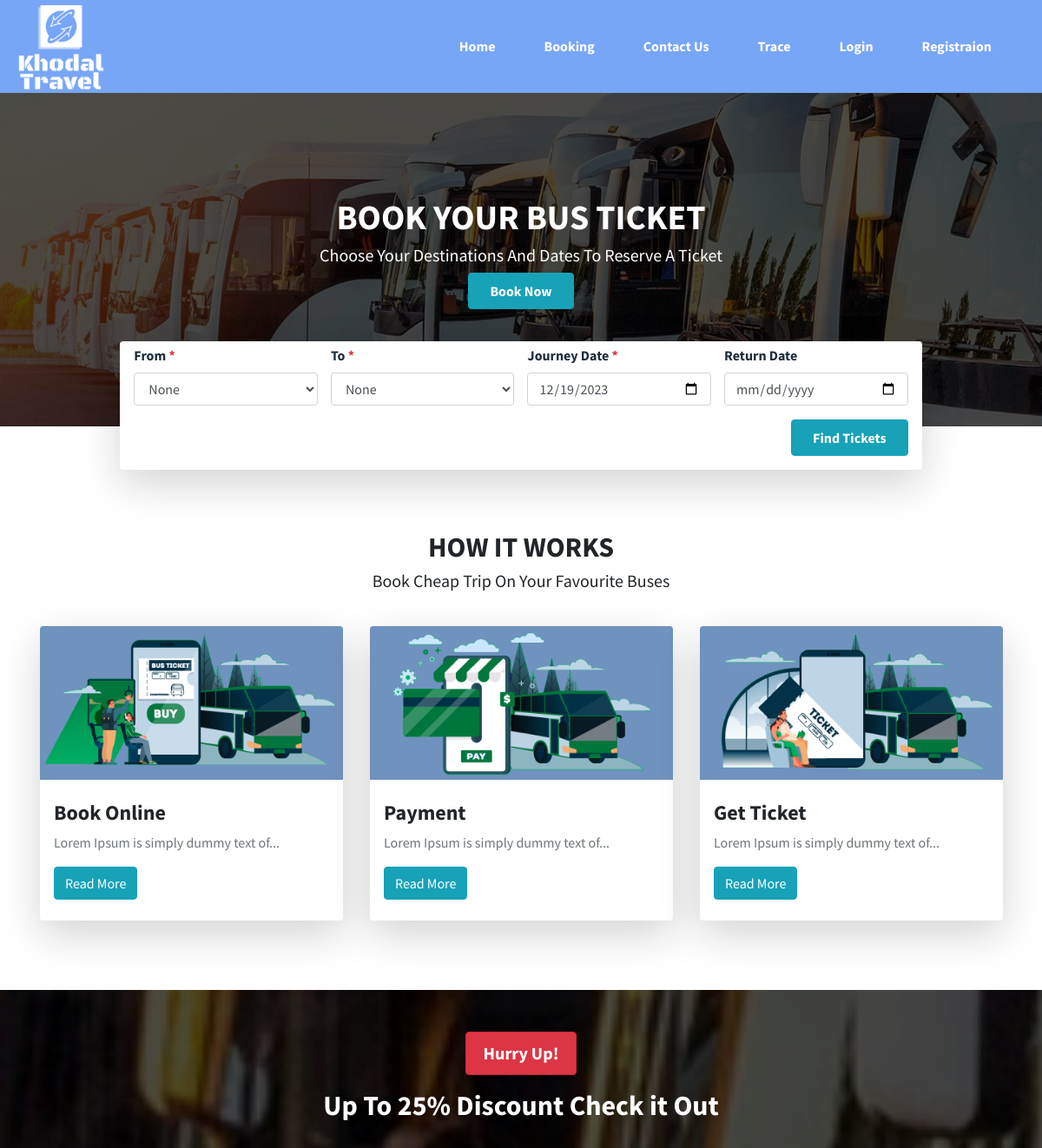
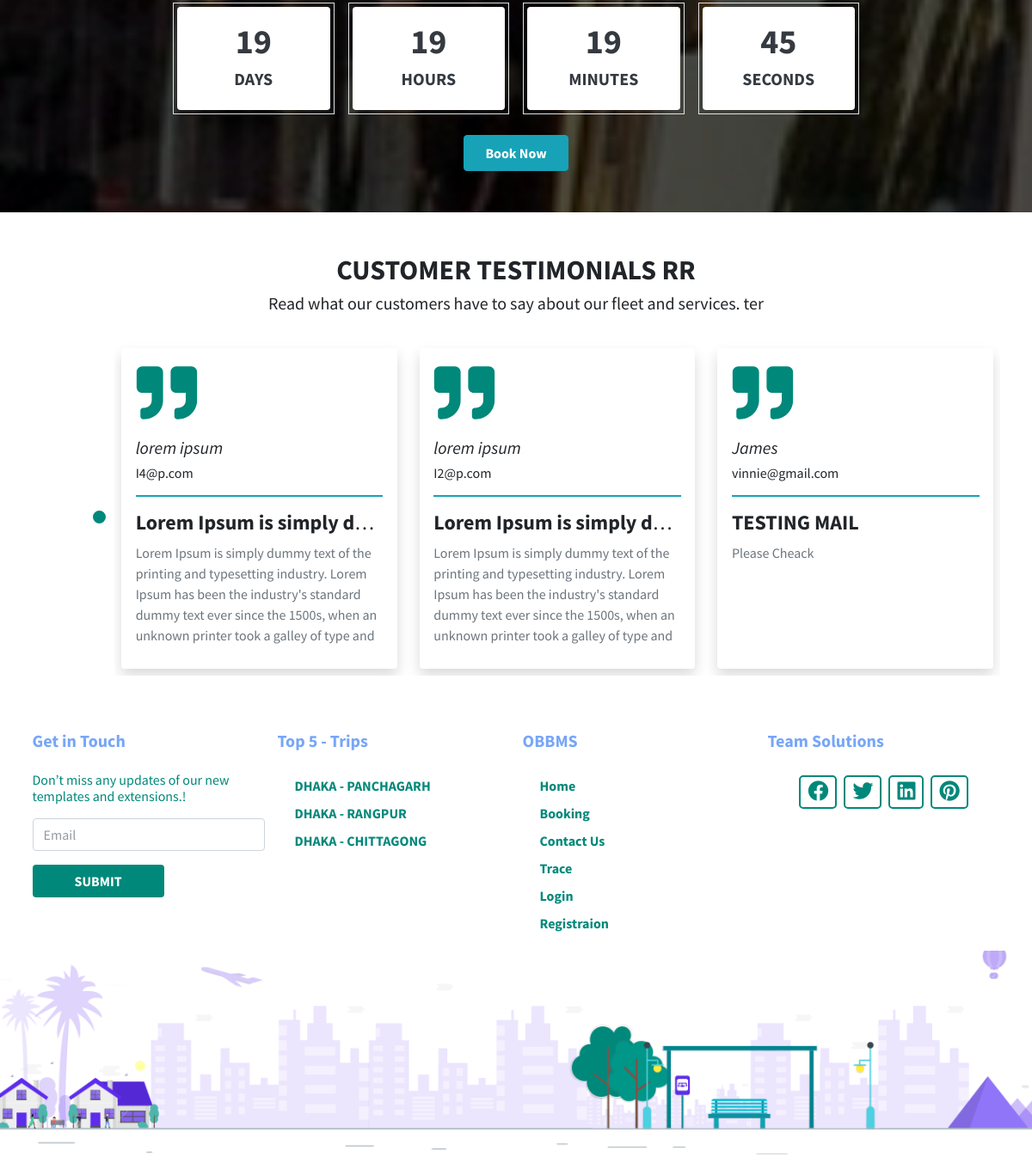
The page / on the database its author committed (2 pictures, top to bottom).
### tables this page shows
CREATE TABLE `inquiry` (
  `id` int(11) NOT NULL,
  `name` text NOT NULL,
  `email` text NOT NULL,
  `mobile_no` text NOT NULL,
  `subject` text NOT NULL,
  `message` text NOT NULL,
  `status` text NOT NULL
);

CREATE TABLE `trip` (
  `id` int(11) NOT NULL,
  `trip_pick_up` text NOT NULL,
  `trip_drop` text NOT NULL,
  `stoppage_point` text NOT NULL,
  `schedule_time` text NOT NULL,
  `boarding_point` text NOT NULL,
  `dropping_point` text NOT NULL,
  `children_seat` text NOT NULL,
  `children_fair` text NOT NULL,
  `special_seat` text NOT NULL,
  `special_fair` text NOT NULL,
  `adult_fair` text NOT NULL,
  `distance` text NOT NULL,
  `approximate_time` text NOT NULL,
  `start_date` text NOT NULL,
  `weekend` text NOT NULL,
  `facility` text NOT NULL,
  `fleet_type` text NOT NULL,
  `vehical_list` text NOT NULL,
  `company_name` text NOT NULL,
  `employee` text NOT NULL,
  `status` text NOT NULL
);

### index.php (the view, shortened to what this page needs)
<?php
include('./admin/CRUD/db_connection.php');
include('components/head_links.php');
include('components/header.php');
?>
<div class="pb-4">
    <form action="ticket_booking.php" method="post">
        <div id="HomePage" class="position-relative mb-5">
            <div class="Bus_Image position-relative">
                <img src="Images/Bus_Home.jpg" alt="" class="w-100">
            </div>
            <div class="position-absolute w-100 h-100 d-md-block d-none" style="top: 0;left: 0;z-index:1;">
                <div class="container h-100 text-white d-flex flex-column justify-content-center align-items-center">
                    <h1><b>BOOK YOUR BUS TICKET</b></h1>
                    <h5>Choose Your Destinations And Dates To Reserve A Ticket</h5>
                    <input type="submit" value="Book Now" class="btn btn-info py-2 px-4" style="font-weight: bold;">
                </div>
            </div>
            <div class="findTicket position-absolute w-100" style="left: 0;z-index:1;">
                <div
                    class="container h-100 d-flex flex-column justify-content-md-end justify-content-center align-items-center px-3">
                    <div class="row w-100">
                        <div class="col-lg-10 col-12 bg-white shadow-lg py-1 pb-3 px-3 mx-auto rounded">
                            <div class="row">
                                <div class="col-12 col-sm-6 col-md-3">
                                    <div class="form-group">
                                        <label for="trip_pick_up">From <span class="text-danger">*</span> </label>
                                        <select class="form-control" name="trip_pick_up" id="trip_pick_up" required>
                                            <option value="">None</option>
                                        </select>
                                    </div>
                                </div>
                                <div class="col-12 col-sm-6 col-md-3">
                                    <div class="form-group">
                                        <label for="trip_drop">To <span class="text-danger">*</span> </label>
                                        <select class="form-control" name="trip_drop" id="trip_drop" required>
                                            <option value="">None</option>
                                        </select>
                                    </div>
                                </div>
                                <div class="col-12 col-sm-6 col-md-3">
                                    <div class="form-group">
                                        <label for="trip_start_date">Journey Date <span
                                                class="text-danger">*</span></label>
                                        <input type="date" class="form-control" name="trip_start_date"
                                            id="trip_start_date" placeholder="Journey Date ..." required
                                            onfocus="set_clear_date()" value="<?php echo date("Y-m-d"); ?>">
                                    </div>
                                </div>
                                <div class="col-12 col-sm-6 col-md-3">
                                    <div class="form-group">
                                        <label for="trip_end_date">Return Date </label>
                                        <input type="date" class="form-control" name="trip_end_date" id="trip_end_date"
                                            placeholder="Return Date ..." onfocus="set_return_date()">
                                    </div>
                                </div>
                                <div class="col-12 d-flex justify-content-end">
                                    <input type="submit" value="Find Tickets" class="btn btn-info py-2 px-4"
                                        style="font-weight: bold;">
                                </div>
                            </div>
                        </div>
                    </div>
                </div>
            </div>
        </div>
    </form>
</div>
<div class="container my-5">
    <div class="text-center">
        <h2>
            <b>HOW IT WORKS</b>
        </h2>
        <h5>
            Book Cheap Trip On Your Favourite Buses
        </h5>
    </div>
    <?php
    $work = array(["image" => "Work-1.png", "head" => "Book Online"], ["image" => "Work-2.png", "head" => "Payment"], ["image" => "Work-3.png", "head" => "Get Ticket"]);
    ?>
    <div>
        <div class="row py-4">
            <?php
            for ($num = 0; $num < count($work); $num++) {
                ?>
                <div class="col-lg-4 col-md-6 col-12">
                    <div class="card shadow-lg overflow-hidden m-2">
                        <div class="row">
                            <div class="col-12">
                                <img src="Images/<?php echo $work[$num]["image"]; ?>" alt="" class="w-100"
                                    style="object-fit: cover;">
                            </div>
                            <div class="col-12 p-4">
                                <h4>
                                    <b>
                                        <?php echo $work[$num]["head"]; ?>
                                    </b>
                                </h4>
                                <p class="text-secondary">Lorem Ipsum is simply dummy text of...</p>
                                <button class="btn btn-info">Read More</button>
                            </div>
                        </div>
                    </div>
                </div>
                <?php
            }
            ?>
        </div>
    </div>
</div>
<div>
    <div class="mb-5">
        <div class="w-100 h-100 py-5" id="Book_Discount" style="top: 0;left: 0;z-index:1;">
            <div class="container h-100 text-white d-flex flex-column justify-content-center align-items-center">
                <h5 class="alert alert-danger"><b>Hurry Up!</b></h5>
                <h2 class="text-center"><b>Up To 25% Discount Check it Out</b></h2>
                <div class="row w-100 my-3 justify-content-center">
                    <?php
                    $time = array(["id" => "discount_days", "title" => "DAYS"], ["id" => "discount_hours", "title" => "HOURS"], ["id" => "discount_minutes", "title" => "MINUTES"], ["id" => "discount_seconds", "title" => "SECONDS"]);
                    for ($num = 0; $num < count($time); $num++) {
                        ?>
                        <div class="col-md-2 col-sm-4 col-5 text-dark text-center border m-2 p-1">
                            <div class="card py-3 m-0">
                                <h1><b id="<?php echo $time[$num]["id"]; ?>">-</b></h1>
                                <h5>
                                    <b>
                                        <?php echo $time[$num]["title"]; ?>
                                    </b>
                                </h5>
                            </div>
                        </div>
                        <?php
                    }
                    ?>
                </div>
                <a href="ticket_booking.php" class="btn btn-info py-2 px-4"><b>Book Now</b></a>
            </div>
        </div>
    </div>
</div>
<div class="container">
    <div class="text-center">
        <h2>
            <b>CUSTOMER TESTIMONIALS RR</b>
        </h2>
        <h5>
            Read what our customers have to say about our fleet and services. ter
        </h5>
    </div>
    <div>
        <div class="py-4">
            <div class="row">
                <div class="offset-1 col-11">
                    <div class="owl-carousel owl-theme" id="HomeClientSlider">
                        <?php
                        $query = "SELECT * FROM `inquiry` WHERE `status` = 1;";
                        $result = mysqli_query($con, $query);
                        while ($row = mysqli_fetch_assoc($result)) {
                            ?>
                            <div class="item h-100">
                                <div class="card shadow overflow-hidden m-2 h-100 pt-2">
                                    <div class="row h-100 align-items-start">
                                        <div class="col-12 py-2 px-4">
                                            <img src="Images/Client-Qutes.svg" alt="" class="w-25">
                                        </div>
                                        <div class="col-12 py-2 px-4 h-100">
                                            <h5 class="text-truncate">
                                                <i>
                                                    <?php echo ($row['name'] != "") ? $row['name'] : "<br />"; ?>
                                                </i>
                                            </h5>
                                            <h6 class="text-truncate">
                                                <?php echo ($row['email'] != "") ? $row['email'] : "<br />"; ?>
                                            </h6>
                                            <hr class="border border-info">
                                            <h4 class="text-truncate">
                                                <b>
                                                    <?php echo ($row['subject'] != "") ? $row['subject'] : "<br />"; ?>
                                                </b>
                                            </h4>
                                            <p class="text-secondary overflow-hidden"
                                                style="min-height: 123px;max-height: 123px;">
                                                <?php echo ($row['message'] != "") ? $row['message'] : "<br />"; ?>
                                            </p>
                                        </div>
                                    </div>
                                </div>
                            </div>
                            <?php
                        }
                        ?>
                    </div>
                </div>
            </div>
        </div>
    </div>
</div>
<?php
include('components/footer.php');
?>
<?php
include('components/foot_links.php');
?>

### components/footer.php (shortened to what this page needs)
<div class="py-sm-4 py-3" id="footer">
    <div class="container py-3">
        <div class="row px-sm-0 px-3">
            <div class="col-md-3 col-sm-6 col-12">
                <div class="h5 text-dark-blue" style="font-weight: bold;">
                    Get in Touch
                </div>
                <div class="py-md-2 py-1"></div>
                <h6 class="text-green">Don’t miss any updates of our new templates and extensions.!</h6>
                <form action="#" method="post" class="py-2" autocomplete="off">
                    <div class="form-group">
                        <input type="email" name="email" class="form-control" placeholder="Email" required>
                    </div>
                    <button type="submit" class="btn bg-green px-5 text-white" style="font-weight:bold;">
                        SUBMIT
                    </button>
                </form>
            </div>
            <div class="col-md-3 col-sm-6 col-12">
                <div class="h5 text-dark-blue" style="font-weight: bold;">
                    Top 5 - Trips
                </div>
                <div class="py-md-2 py-1"></div>
                <div class="mx-3">
                    <?php
                    $query = "SELECT * FROM (SELECT * FROM `trip` WHERE `status`='1' ORDER BY `id` DESC LIMIT 5) AS `Trip` ORDER BY `id` ASC;";
                    include('./admin/CRUD/db_connection.php');
                    $result = mysqli_query($con, $query);
                    while ($row = mysqli_fetch_assoc($result)) {
                        ?>
                        <div class="top_5_trip">
                            <a href="#" class="d-block p-1"
                                onclick="search_Trip('<?php echo $row['trip_pick_up']; ?>','<?php echo $row['trip_drop']; ?>')">
                                <?php echo substr(explode("|", $row['trip_pick_up'])[1], 1, -1); ?> -
                                <?php echo substr(explode("|", $row['trip_drop'])[1], 1, -1); ?>
                            </a>
                        </div>
                        <?php
                    }
                    ?>
                </div>
            </div>
            <div class="col-md-3 col-sm-6 col-12">
                <div class="h5 text-dark-blue" style="font-weight: bold;">
                    OBBMS
                </div>
                <div class="py-md-2 py-1"></div>
                <div class="mx-3">
                    <?php
                    $menu = array(["link" => "index.php", "text" => "home"], ["link" => "ticket_booking.php", "text" => "booking"], ["link" => "contact_us.php", "text" => "contact us"], ["link" => "trace-ticket.php", "text" => "trace"]);
                    if (!isset($_SESSION['OBBMS_username'])) {
                        array_push($menu, ["link" => "login.php", "text" => "login"]);
                        array_push($menu, ["link" => "registration.php", "text" => "registraion"]);
                    }
                    for ($num = 0; $num < sizeof($menu); $num++) {
                        ?>
                        <div class="top_5_trip text-capitalize">
                            <a href="<?php echo $menu[$num]['link']; ?>" class="d-block p-1">
                                <?php echo $menu[$num]['text']; ?>
                            </a>
                        </div>
                        <?php
                    }
                    ?>
                </div>
            </div>
            <div class="col-md-3 col-sm-6 col-12">
                <div class="h5 text-dark-blue" style="font-weight: bold;">
                    Team Solutions
                </div>
                <div class="py-md-2 py-1"></div>
                <div class="mx-3">
                    <div class="team_solution d-flex flex-wrap justify-content-center">
                        <a href="#" class="py-1 px-2 d-block m-1">
                            <i class="fa-brands fa-facebook h4 m-0"></i>
                        </a>
                        <a href="#" class="py-1 px-2 d-block m-1">
                            <i class="fa-brands fa-twitter h4 m-0"></i>
                        </a>
                        <a href="#" class="py-1 px-2 d-block m-1">
                            <i class="fa-brands fa-linkedin h4 m-0"></i>
                        </a>
                        <a href="#" class="py-1 px-2 d-block m-1">
                            <i class="fa-brands fa-pinterest h4 m-0"></i>
                        </a>
                    </div>
                </div>
            </div>
        </div>
    </div>
    <div class="position-relative overflow-hidden">
        <img src="Images/Footer.png" alt="" class="w-100" style="transform: scale(1.07);">
    </div>
</div>

### rows shown on the page
inquiry: name "James", email "vinnie@gmail.com", subject "TESTING MAIL", message "Please Cheack"
inquiry: name "lorem ipsum", email "I4@p.com", subject "Lorem Ipsum is simply d…", message "Lorem Ipsum is simply dummy text of the printing and typesetting industry. Lorem Ipsum has been the industry's standard dummy text ever since the 1500s, when an unknown printer took a galley of type and…"
inquiry: name "lorem ipsum", email "I2@p.com", subject "Lorem Ipsum is simply d…", message "Lorem Ipsum is simply dummy text of the printing and typesetting industry. Lorem Ipsum has been the industry's standard dummy text ever since the 1500s, when an unknown printer took a galley of type and…"
trip: trip_pick_up "DHAKA", trip_drop "PANCHAGARH"
trip: trip_pick_up "DHAKA", trip_drop "RANGPUR"
trip: trip_pick_up "DHAKA", trip_drop "CHITTAGONG"

### other values the page prints
$menu[$num]['text'] "Home"
$menu[$num]['text'] "Booking"
$menu[$num]['text'] "Contact Us"
$menu[$num]['text'] "Trace"
$menu[$num]['text'] "Login"
$menu[$num]['text'] "Registraion"
$work[$num]["head"] "Book Online"
$work[$num]["head"] "Payment"
$work[$num]["head"] "Get Ticket"
$time[$num]["title"] "DAYS"
$time[$num]["title"] "HOURS"
$time[$num]["title"] "MINUTES"
$time[$num]["title"] "SECONDS"
